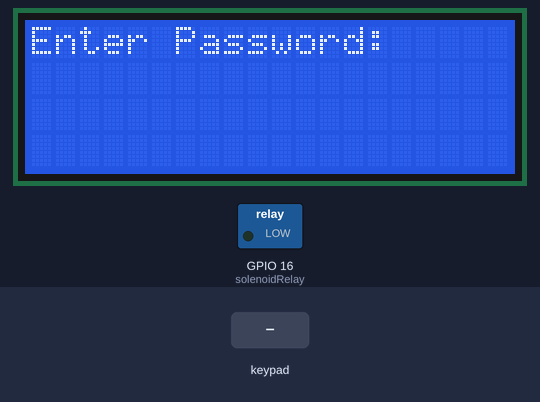
This program was run on a simulated ESP32. Parts: 20×4 character LCD, switched loads named in the program (green lamp = pin HIGH). Inputs (shaded band) come from the test bench. Nothing arrives over Bluetooth unless stated; what the program prints to the serial monitor is not drawn.

Above: at 1.3 s.
1.4 s: keypad keys 1 2 3 4 * pressed 0.4 s apart
At 4.0 s:
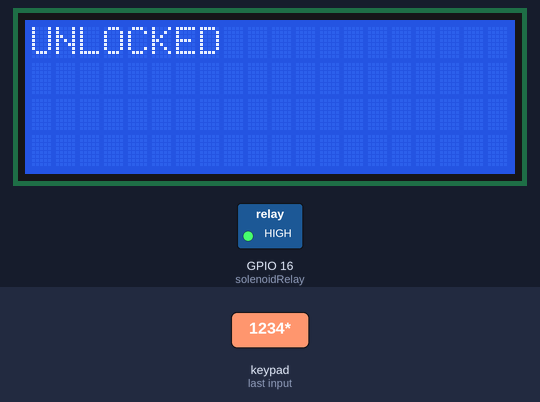
6.4 s: key 'A' pressed
At 8.3 s:
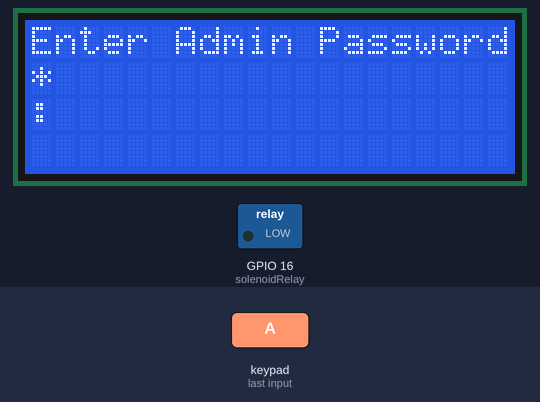
9.3 s: keypad keys 1 3 1 2 1 4 2 7 pressed 0.4 s apart
At 13.9 s:
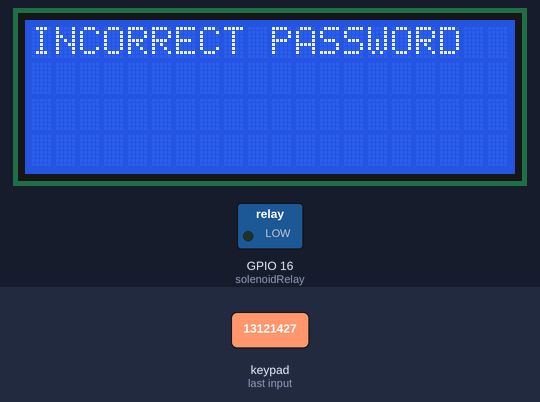
14.2 s: key '1' pressed
At 15.8 s:
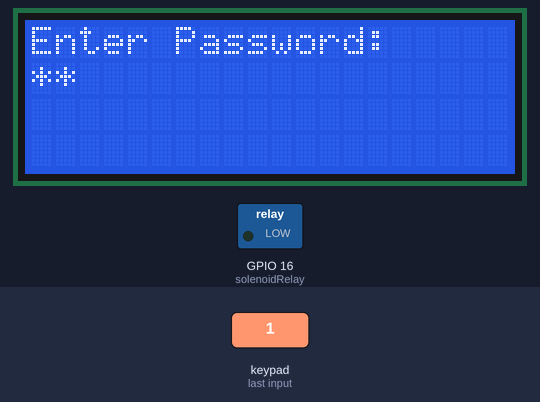
16.5 s: key '2' pressed
18.0 s: keypad keys A # 3 * # pressed 0.4 s apart
At 20.99 s:
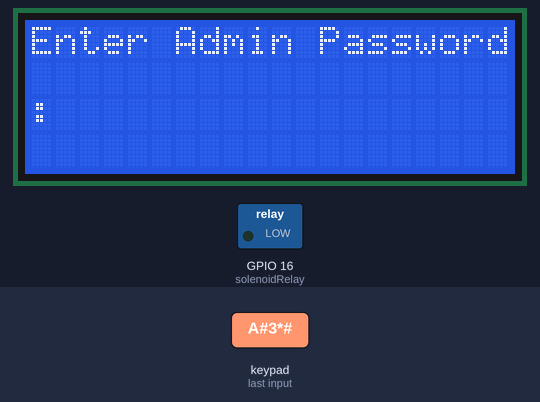
Timing chart, 0 to 22.5 s (numbered marks = the images above; inputs shaded):
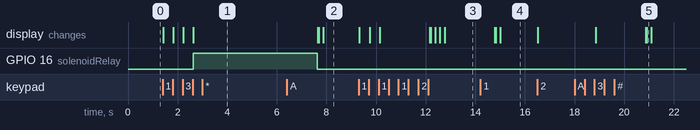

Measured:
- after the input at 1.4 s, GPIO 16 (solenoidRelay): LOW → HIGH after 1.2 s; the display: first changes at once (image 1 shows a later state)
- after the input at 6.4 s, the display: first differs from a run without the input after 1.5 s (image 2)
- after the input at 9.3 s, the display: first changes at once (image 3 shows a later state)
- after the input at 14.2 s, the display: first differs from a run without the input after 0.80 s (image 4)
- after the input at 18.0 s, the display: first changes after 0.84 s (image 5 shows a later state)

The program:

main.cpp
```cpp
#include <Arduino.h>
#include <LiquidCrystal_I2C.h>
#include <Keypad.h>
#include <BluetoothSerial.h>

BluetoothSerial bt;

LiquidCrystal_I2C lcd(0x26, 20, 4);

const byte ROWS = 4;
const byte COLS = 4;
char hexaKeys[ROWS][COLS] = {
    {'1', '2', '3', 'A'},
    {'4', '5', '6', 'B'},
    {'7', '8', '9', 'C'},
    {'*', '0', '#', 'D'}};
byte rowPins[ROWS] = {13, 12, 14, 27};
byte colPins[COLS] = {26, 25, 33, 32};
Keypad customKeypad = Keypad(makeKeymap(hexaKeys), rowPins, colPins, ROWS, COLS);

static const int solenoidRelay = 16;
static const String UID = "B3 97 37 96";
String userPassword = "1234";
const String adminPassword = "A#3*";
String newPassword = "";
String inputPassword = "";
bool adminMode = false;
bool changePasswordMode = false;
bool fromBluetooth = false;

void handleBluetooth();
void handleKeypad();
void askForPassword();
void askForAdminKey();
void displayInputPassword();
void checkPassword();
void checkAdminKey();
void askForNewPassword();
void displayNewPassword();
void checkNewPassword();
void unlockSolenoid();
void lockSolenoid();
bool isNumber(String);

void setup()
{
  Serial.begin(115200);
  bt.begin("ESP32 Lock");
  lcd.begin(20, 4);
  lcd.init();
  lcd.backlight();

  pinMode(solenoidRelay, OUTPUT);

  askForPassword();
}

void loop()
{
  handleKeypad();
  handleBluetooth();
}

void handleBluetooth()
{
  if (bt.available())
  {
    String btInput = bt.readStringUntil('\n');

    btInput.trim();

    if (changePasswordMode)
    {
      newPassword = btInput;
      fromBluetooth = true;
      checkNewPassword();
    }
    else if (adminMode)
    {
      inputPassword = btInput;
      checkAdminKey();
    }
    else
    {
      if (btInput == "*")
      {
        adminMode = true;
        inputPassword = "";
        askForAdminKey();
      }
      else
      {
        inputPassword = btInput;
        checkPassword();
      }
      inputPassword = "";
    }
  }
}

void handleKeypad()
{
  char key = customKeypad.getKey();

  if (key)
  {
    if (changePasswordMode)
    {
      if (isdigit(key))
      {
        newPassword += key;

        askForNewPassword();
        displayNewPassword();
        checkNewPassword();
      }
    }
    else if (adminMode)
    {
      inputPassword += key;

      askForAdminKey();
      displayInputPassword();
      checkAdminKey();
    }
    else
    {
      if (key == '*')
      {
        adminMode = true;
        inputPassword = "";

        askForAdminKey();
      }
      else if (isdigit(key))
      {
        inputPassword += key;

        askForPassword();
        displayInputPassword();
        checkPassword();
      }
    }
  }
}

void askForPassword()
{
  lcd.clear();
  lcd.setCursor(0, 0);
  lcd.print("Enter Password:");
}

void checkPassword()
{
  if (inputPassword.length() == 4)
  {
    if (inputPassword == userPassword)
    {
      unlockSolenoid();
    }
    else
    {
      lockSolenoid();
    }
    inputPassword = "";
    askForPassword();
  }
}

void displayInputPassword()
{
  lcd.setCursor(0, 1);
  for (int i = 0; i < inputPassword.length(); i++)
  {
    lcd.print('*');
  }
  Serial.println(inputPassword);
}

void askForAdminKey()
{
  lcd.clear();
  lcd.setCursor(0, 0);
  lcd.print("Enter Admin Password:");
  Serial.println("Enter Admin Password:");
}

void checkAdminKey()
{
  if (inputPassword.length() == 4)
  {
    if (inputPassword == adminPassword)
    {
      adminMode = false;
      changePasswordMode = true;
      inputPassword = "";
      askForNewPassword();
    }
    else
    {
      adminMode = false;
      inputPassword = "";
      lcd.clear();
      lcd.print("Incorrect Admin Key!");
      delay(2000);
      askForPassword();
    }
  }
}

void askForNewPassword()
{
  lcd.clear();
  lcd.setCursor(0, 0);
  lcd.print("Enter New Password:");
}

void displayNewPassword()
{
  lcd.setCursor(0, 1);
  for (int i = 0; i < newPassword.length(); i++)
  {
    lcd.print('*');
  }
  Serial.println(newPassword);
}

void checkNewPassword()
{
  if ((newPassword.length() == 4 && !fromBluetooth ) || (fromBluetooth && newPassword.length() == 4 && isNumber(newPassword)))
  {
    userPassword = newPassword;
    lcd.clear();
    lcd.setCursor(0, 0);
    lcd.print("PASSWORD CHANGED");
    Serial.println("PASSWORD CHANGED");
    newPassword = "";
    changePasswordMode = false;
    fromBluetooth = false;
    delay(2000);
    askForPassword();
  }
  else if (fromBluetooth && newPassword.length() != 4 && !isNumber(newPassword))
  {
    changePasswordMode = false;
    newPassword = "";
    lcd.clear();
    lcd.setCursor(0, 0);
    lcd.print("INVALID PASSWORD");
    lcd.setCursor(0, 3);
    lcd.print("Must be a number");
    Serial.println("INVALID PASSWORD");
    delay(2000);
    askForPassword();
  }
}

void unlockSolenoid()
{
  lcd.clear();
  lcd.setCursor(0, 0);
  lcd.print("UNLOCKED");
  Serial.println("UNLOCKED");

  digitalWrite(solenoidRelay, HIGH);
  delay(5000);
  digitalWrite(solenoidRelay, LOW);
}

void lockSolenoid()
{
  lcd.clear();
  lcd.setCursor(0, 0);
  lcd.print("INCORRECT PASSWORD");
  Serial.println("INCORRECT PASSWORD");
  delay(2000);
}

bool isNumber(String str)
{
  if (str.length() != 4)
  {
    return false;
  }

  for (int i = 0; i < 4; i++)
  {
    if (!isDigit(str[i]))
    {
      return false;
    }
  }

  return true;
}
```
